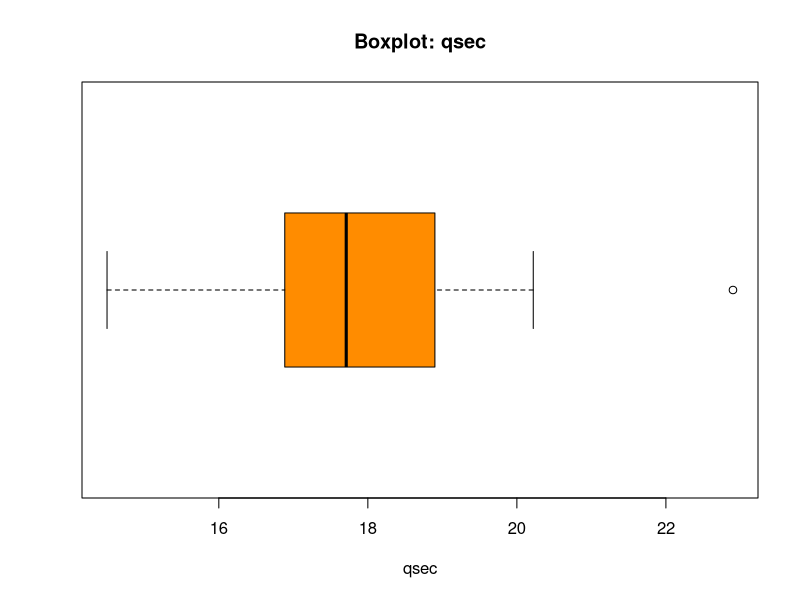
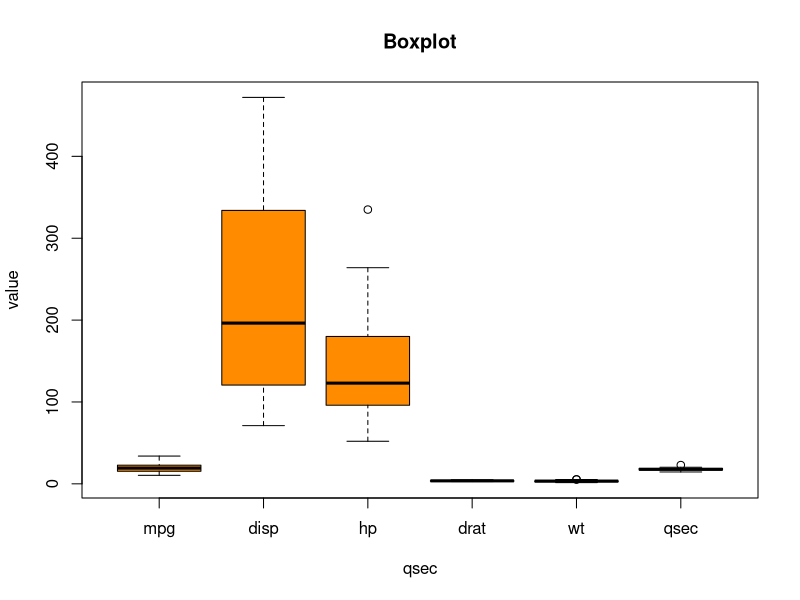
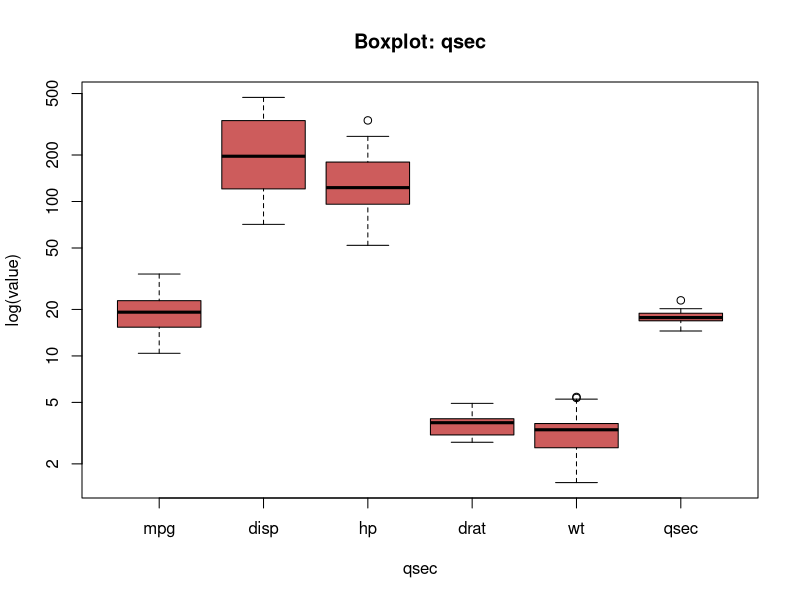
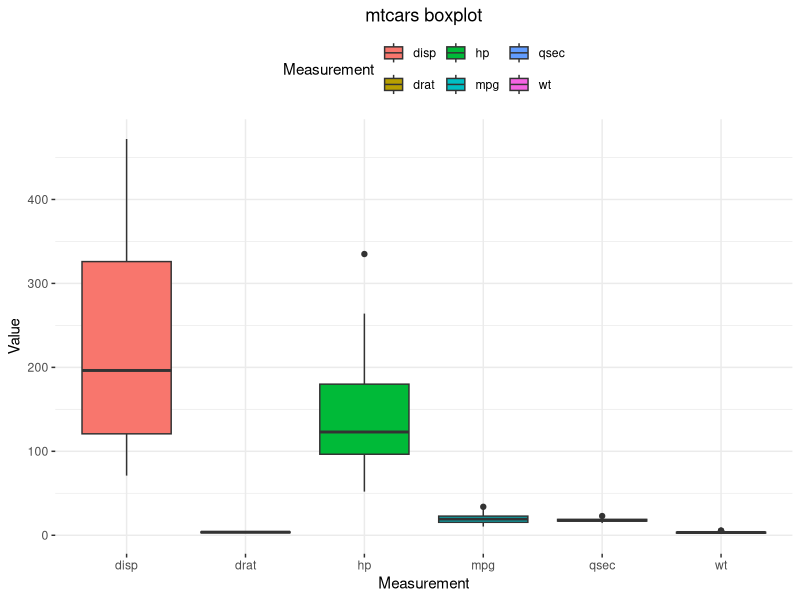

Source code (R) for these figures, in order:
## ---- chunk 1
v1 <- c(1,2,3,4,5,17)
print(v1)
## ---- chunk 2
a <- 5
print(a[1])
print(a)
## ---- chunk 3
v1 <- 5
v2 <- c(2,3,4)
print(v1 + v2)
## ---- chunk 4
v1 <- c(1,2)
v2 <- c(2,3,4)
print(v1 + v2)
## ---- chunk 5
v1 <- c(1,2,3)
print(mean(v1))
v2 <- c(2,3,4)
print(mean(v2))
v3 <- c(5,6,7)
print(mean(v3))
## ---- chunk 6
c(mean(v1), mean(v2)) * mean(v3)
## ---- chunk 7
v1 <- c(1,NA)
v2 <- c(2,3,4)
print(mean(v1) + mean(v2))
## ---- chunk 8
v1 <- c(1,NA)
v2 <- c(2,3,4)
print(mean(v1, na.rm=TRUE) + mean(v2, na.rm=TRUE))
## ---- chunk 9
data(mtcars)
summary(mtcars)
## ---- chunk 10
summary(mtcars$mpg)
## ---- chunk 11
sum(is.na(mtcars$mpg))
## ---- chunk 12
min(mtcars$mpg)
## ---- chunk 13
max(mtcars$mpg)
## ---- chunk 14
median(mtcars$mpg)
## ---- chunk 15
quantile(mtcars$mpg, p = .25)
## ---- chunk 16
quantile(mtcars$mpg, p = .75)
## ---- chunk 17
quantile(mtcars$mpg, p = .5)
## ---- chunk 18
var(mtcars$mpg)
## ---- chunk 19
sd(mtcars$mpg)
## ---- chunk 20
sd(mtcars$mpg) == sqrt(var(mtcars$mpg))
## ---- chunk 21
IQR(mtcars$mpg)
## ---- chunk 22
quantile(mtcars$mpg, p=.75) - quantile(mtcars$mpg, p=.25) 
## ---- chunk 23
boxplot(mtcars$qsec,
        horizontal = TRUE, 
        xlab = "qsec",
        col = "darkorange",
        main = "Boxplot: qsec")
## ---- chunk 24
## NOTE: Boxplot "fences" and outlier detection
# Q3 = 75 percentile, Q1 = 25 percentile
Q3 <- quantile(mtcars$qsec, .75)
Q3
## ---- chunk 25
Q1 <- quantile(mtcars$qsec, .25)
Q1
## ---- chunk 26
# IQ = Q3 - Q1; Interquartile range
IQR <- unname(Q3 - Q1)
IQR
## ---- chunk 27
lif <- Q1 - 1.5*IQR
uif <- Q3 + 1.5*IQR
lof <- Q1 - 3*IQR
uof <- Q3 + 3*IQR
mtcars$qsec[mtcars$qsec > uif]
## ---- chunk 28
mtcars$qsec[mtcars$qsec > uof]
## ---- chunk 29
boxplot(mtcars[ , c('mpg', 'disp', 'hp', 'drat', 'wt', 'qsec')], 
        horizontal = FALSE, 
        xlab="qsec",
        ylab = "value",
        col = "darkorange",
        main = "Boxplot")
## ---- chunk 30
boxplot(mtcars[ , c('mpg', 'disp', 'hp', 'drat', 'wt', 'qsec')], 
        horizontal = FALSE, 
        xlab="qsec",
        ylab = "log(value)",
        log = "y",
        col = "indianred",
        main = "Boxplot: qsec")
## ---- chunk 31
library(tidyverse)
mtcars$id <- 1:dim(mtcars)[1]

mtcarsPlot <- mtcars %>%
  dplyr::select(id, mpg, disp, hp, drat, wt, qsec) %>% 
  tidyr::pivot_longer(cols = -id,
                      names_to = "Measurement",
                      values_to = "Value")

head(mtcarsPlot, 30)
## ---- chunk 32
ggplot(data = mtcarsPlot, 
       aes(x = Measurement, 
           y = Value, 
           fill = Measurement)) +
  geom_boxplot() + 
  ggtitle("mtcars boxplot") + 
  theme_bw() + 
  theme(panel.border = element_blank()) + 
  theme(plot.title = element_text(hjust = .5)) +
  theme(legend.position = "top")
## ---- chunk 33
v1 <- 1:100

# - power() function
power <- function(x) {
  # code blocks...
  return(x^2)
}

# - silly functional:
squares <- lapply(v1, power)
class(squares)
## ---- chunk 34
print(head(squares, 10))
## ---- chunk 35
squares <- sapply(v1, power)
print(head(squares, 10))
print(class(squares))
## ---- chunk 36
m1 <- matrix(data = c(1,2,3,4),
             ncol = 2)
print(m1)
## ---- chunk 37
sum(c(1,2))
## ---- chunk 38
apply(X = m1, MARGIN = 1, FUN = sum)
## ---- chunk 39
apply(X = m1, MARGIN = 2, FUN = sum)
## ---- chunk 40
# Summing elements from left to right
Reduce(`+`, 1:5)
## ---- chunk 41
# Multiplying elements from left to right
Reduce(`*`, 1:5)
## ---- chunk 42
# Start summing with an initial value of 10
Reduce(`+`, 1:5, init = 10)
## ---- chunk 43
# If we apply subtraction from right to left
vec <- 1:5
Reduce(`-`, vec, right = TRUE)
## ---- chunk 44
# Keep track of all intermediate results
Reduce(`+`, 1:5, accumulate = TRUE)
## ---- chunk 45
# Two numeric vectors of the same length
x <- 1:5
y <- 6:10

# Apply sum() to each pair of elements (x[i], y[i])
result <- Map(sum, x, y)
## ---- chunk 46
# Define a custom function that takes three arguments
my_func <- function(a, b, c) {
  a + b + c
}

# Create three vectors
a_vec <- c(1, 2, 3)
b_vec <- c(10, 20, 30)
c_vec <- c(100, 200, 300)

# Use Map to apply my_func to corresponding elements
Map(my_func, a_vec, b_vec, c_vec)
## ---- chunk 47
c1 <- c("Paris", "London")
c2 <- c("France", "UK")
m <- Map(paste, c1, c2)
class(m)
print(m)

# a binary function
f2 <- function(a, b) {
  return(
    a^2 + b
  )
}

v1 <- 1:20
v2 <- 21:40
m <- Map(f2, v1, v2)
print(m)
## ---- chunk 48
# This function (the factory) takes 'n' and returns a function 
# that raises its input 'x' to the power of 'n'.
make_power_func <- function(n) {
  # The returned function is a closure that 'remembers' the value of n.
  function(x) {
    x ^ n
  }
}
## ---- chunk 49
# Create a 'square' function
square_func <- make_power_func(2)
square_func(4)  # Returns 16
## ---- chunk 50
# Create a 'cube' function
cube_func <- make_power_func(3)
cube_func(4)    # Returns 64
